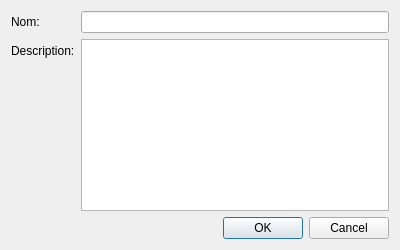
<?xml version="1.0" encoding="UTF-8"?>
<ui version="4.0">
 <class>ClubDialog</class>
 <widget class="QDialog" name="ClubDialog">
  <property name="geometry">
   <rect>
    <x>0</x>
    <y>0</y>
    <width>400</width>
    <height>250</height>
   </rect>
  </property>
  <property name="windowTitle">
   <string>Club Details</string>
  </property>
  <layout class="QVBoxLayout" name="verticalLayout">
   <item>
    <layout class="QFormLayout" name="formLayout">
     <item row="0" column="0">
      <widget class="QLabel" name="label">
       <property name="text">
        <string>Nom:</string>
       </property>
      </widget>
     </item>
     <item row="0" column="1">
      <widget class="QLineEdit" name="nomEdit"/>
     </item>
     <item row="1" column="0">
      <widget class="QLabel" name="label_2">
       <property name="text">
        <string>Description:</string>
       </property>
      </widget>
     </item>
     <item row="1" column="1">
      <widget class="QTextEdit" name="descriptionEdit"/>
     </item>
    </layout>
   </item>
   <item>
    <widget class="QDialogButtonBox" name="buttonBox">
     <property name="orientation">
      <enum>Qt::Horizontal</enum>
     </property>
     <property name="standardButtons">
      <set>QDialogButtonBox::Cancel|QDialogButtonBox::Ok</set>
     </property>
    </widget>
   </item>
  </layout>
 </widget>
 <resources/>
 <connections>
  <connection>
   <sender>buttonBox</sender>
   <signal>accepted()</signal>
   <receiver>ClubDialog</receiver>
   <slot>accept()</slot>
   <hints>
    <hint type="sourcelabel">
     <x>248</x>
     <y>254</y>
    </hint>
    <hint type="destinationlabel">
     <x>157</x>
     <y>274</y>
    </hint>
   </hints>
  </connection>
  <connection>
   <sender>buttonBox</sender>
   <signal>rejected()</signal>
   <receiver>ClubDialog</receiver>
   <slot>reject()</slot>
   <hints>
    <hint type="sourcelabel">
     <x>316</x>
     <y>260</y>
    </hint>
    <hint type="destinationlabel">
     <x>286</x>
     <y>274</y>
    </hint>
   </hints>
  </connection>
 </connections>
</ui>
